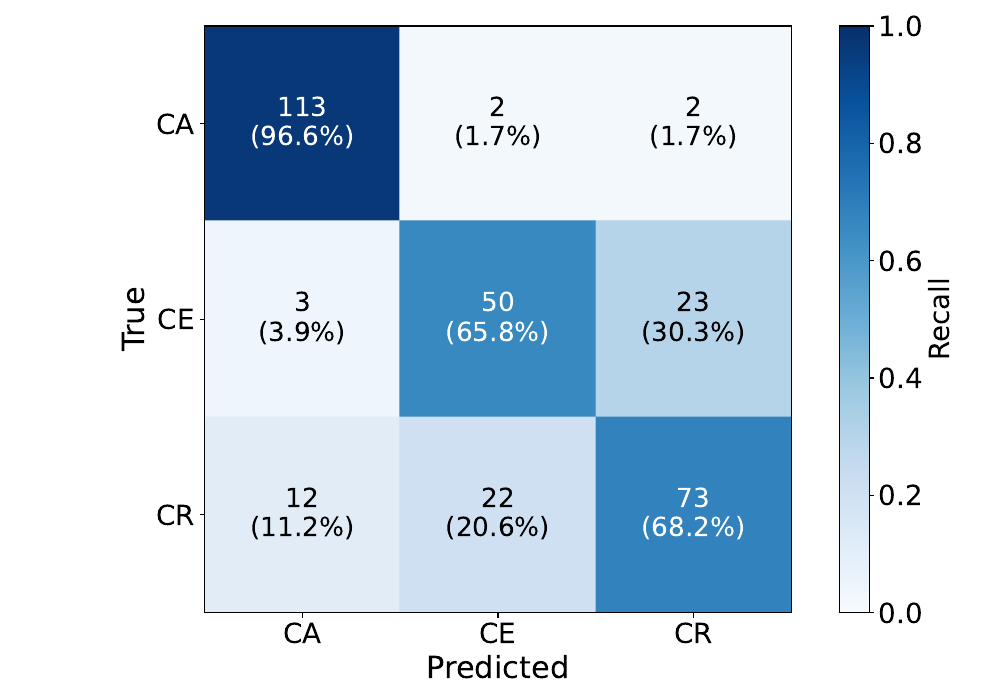

This figure's Python source:
import numpy as np
import matplotlib.pyplot as plt

# =========================
# GLOBAL PARAMETERS
# =========================

# Figure size (in inches) – SAME STYLE AS YOUR FILE
FIG_WIDTH = 10
FIG_HEIGHT = 7

# Base text size (ALL text scales from this)
BASE_FONT_SIZE = 20

# Output file name
OUTPUT_FILE = "confusion_matrix.pdf"

# =========================
# DATA (HARDCODED)
# =========================

labels = ["CA", "CE", "CR"]

# Confusion matrix counts
cm = np.array([
    [113,  2,  2],
    [  3, 50, 23],
    [ 12, 22, 73]
])

# Row-wise percentages (recall)
cm_percent = cm / cm.sum(axis=1, keepdims=True)

# =========================
# FONT SIZES
# =========================

AXIS_FS   = BASE_FONT_SIZE + 2
TICK_FS   = BASE_FONT_SIZE
ANNOT_FS  = BASE_FONT_SIZE - 1
CBAR_FS   = BASE_FONT_SIZE

# =========================
# PLOTTING
# =========================

fig, ax = plt.subplots(figsize=(FIG_WIDTH, FIG_HEIGHT))

# Heatmap
im = ax.imshow(cm_percent, cmap="Blues", vmin=0, vmax=1)

# Colorbar
cbar = plt.colorbar(im, ax=ax)
cbar.set_label("Recall", fontsize=CBAR_FS)
cbar.ax.tick_params(labelsize=TICK_FS)

# Axis labels
ax.set_xlabel("Predicted", fontsize=AXIS_FS)
ax.set_ylabel("True", fontsize=AXIS_FS)

# Ticks
ax.set_xticks(range(len(labels)))
ax.set_yticks(range(len(labels)))
ax.set_xticklabels(labels, fontsize=TICK_FS)
ax.set_yticklabels(labels, fontsize=TICK_FS)

# =========================
# CELL ANNOTATIONS
# =========================

for i in range(cm.shape[0]):
    for j in range(cm.shape[1]):
        count = cm[i, j]
        percent = cm_percent[i, j] * 100
        text = f"{count}\n({percent:.1f}%)"

        ax.text(
            j, i, text,
            ha="center",
            va="center",
            fontsize=ANNOT_FS,
            color="white" if cm_percent[i, j] > 0.5 else "black"
        )

plt.tight_layout()

# =========================
# SAVE PDF
# =========================

plt.savefig(OUTPUT_FILE, format="pdf")
plt.close()

print(f"Saved figure to {OUTPUT_FILE}")
